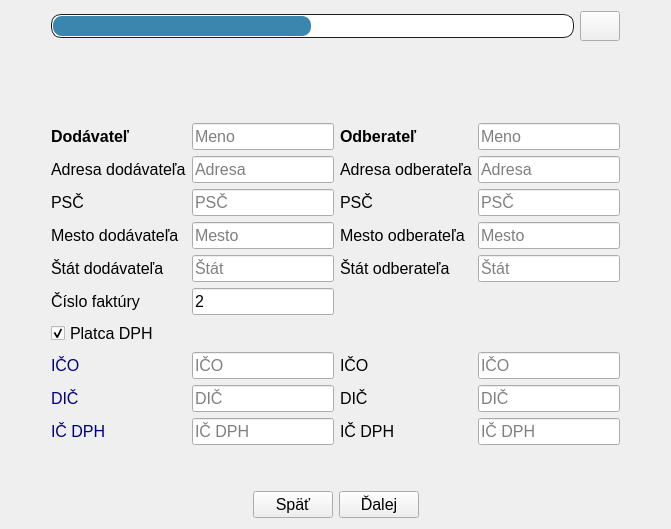
     <widget class="QWidget" name="page2">
      <layout class="QGridLayout" name="gridLayout_5">
       <item row="0" column="5">
        <spacer name="horizontalSpacer_17">
         <property name="orientation">
          <enum>Qt::Horizontal</enum>
         </property>
         <property name="sizeHint" stdset="0">
          <size>
           <width>40</width>
           <height>20</height>
          </size>
         </property>
        </spacer>
       </item>
       <item row="0" column="1" colspan="4">
        <layout class="QGridLayout" name="gridLayout_4">
         <item row="7" column="1">
          <widget class="QLineEdit" name="lineEditStateD">
           <property name="font">
            <font>
             <pointsize>12</pointsize>
             <weight>50</weight>
             <bold>false</bold>
            </font>
           </property>
           <property name="placeholderText">
            <string>Štát</string>
           </property>
          </widget>
         </item>
         <item row="6" column="0">
          <widget class="QLabel" name="labelCityD">
           <property name="font">
            <font>
             <pointsize>12</pointsize>
             <weight>50</weight>
             <bold>false</bold>
            </font>
           </property>
           <property name="text">
            <string>Mesto dodávateľa</string>
           </property>
          </widget>
         </item>
         <item row="5" column="0">
          <widget class="QLabel" name="labelPSC_D">
           <property name="font">
            <font>
             <pointsize>12</pointsize>
             <weight>50</weight>
             <bold>false</bold>
            </font>
           </property>
           <property name="text">
            <string>PSČ</string>
           </property>
          </widget>
         </item>
         <item row="12" column="2">
          <widget class="QLabel" name="labelDIC_O">
           <property name="font">
            <font>
             <pointsize>12</pointsize>
             <weight>50</weight>
             <bold>false</bold>
            </font>
           </property>
           <property name="text">
            <string>DIČ</string>
           </property>
          </widget>
         </item>
         <item row="13" column="1">
          <widget class="QLineEdit" name="lineEditICDPH_D">
           <property name="font">
            <font>
             <pointsize>12</pointsize>
             <weight>50</weight>
             <bold>false</bold>
            </font>
           </property>
           <property name="placeholderText">
            <string>IČ DPH</string>
           </property>
          </widget>
         </item>
         <item row="9" column="0">
          <widget class="QCheckBox" name="checkBoxDPHPayer">
           <property name="enabled">
            <bool>true</bool>
           </property>
           <property name="font">
            <font>
             <pointsize>12</pointsize>
             <weight>50</weight>
             <bold>false</bold>
            </font>
           </property>
           <property name="text">
            <string>Platca DPH</string>
           </property>
           <property name="checked">
            <bool>true</bool>
           </property>
           <property name="tristate">
            <bool>false</bool>
           </property>
          </widget>
         </item>
         <item row="6" column="2">
          <widget class="QLabel" name="labelCityO">
           <property name="font">
            <font>
             <pointsize>12</pointsize>
             <weight>50</weight>
             <bold>false</bold>
            </font>
           </property>
           <property name="text">
            <string>Mesto odberateľa</string>
           </property>
          </widget>
         </item>
         <item row="2" column="2">
          <widget class="QLabel" name="label_3">
           <property name="sizePolicy">
            <sizepolicy hsizetype="Fixed" vsizetype="Fixed">
             <horstretch>0</horstretch>
             <verstretch>0</verstretch>
            </sizepolicy>
           </property>
           <property name="minimumSize">
            <size>
             <width>60</width>
             <height>70</height>
            </size>
           </property>
           <property name="styleSheet">
            <string notr="true">border-image: url(:/icon/Data/customer.png);</string>
           </property>
           <property name="text">
            <string/>
           </property>
          </widget>
         </item>
         <item row="4" column="0">
          <widget class="QLabel" name="labelAdressD">
           <property name="font">
            <font>
             <pointsize>12</pointsize>
             <weight>50</weight>
             <bold>false</bold>
            </font>
           </property>
           <property name="text">
            <string>Adresa dodávateľa</string>
           </property>
          </widget>
         </item>
         <item row="13" column="2">
          <widget class="QLabel" name="labelICDPH_O">
           <property name="font">
            <font>
             <pointsize>12</pointsize>
             <weight>50</weight>
             <bold>false</bold>
            </font>
           </property>
           <property name="text">
            <string>IČ DPH</string>
           </property>
          </widget>
         </item>
         <item row="11" column="0">
          <widget class="QLabel" name="labelICO_D">
           <property name="font">
            <font>
             <pointsize>12</pointsize>
             <weight>50</weight>
             <bold>false</bold>
            </font>
           </property>
           <property name="styleSheet">
            <string notr="true">color: rgb(0, 0, 127);</string>
           </property>
           <property name="text">
            <string>IČO</string>
           </property>
          </widget>
         </item>
         <item row="4" column="2">
          <widget class="QLabel" name="labelAdressO">
           <property name="font">
            <font>
             <pointsize>12</pointsize>
             <weight>50</weight>
             <bold>false</bold>
            </font>
           </property>
           <property name="text">
            <string>Adresa odberateľa</string>
           </property>
          </widget>
         </item>
         <item row="5" column="2">
          <widget class="QLabel" name="labelPSC_O">
           <property name="font">
            <font>
             <pointsize>12</pointsize>
             <weight>50</weight>
             <bold>false</bold>
            </font>
           </property>
           <property name="text">
            <string>PSČ</string>
           </property>
          </widget>
         </item>
         <item row="6" column="1">
          <widget class="QLineEdit" name="lineEditCityD">
           <property name="font">
            <font>
             <pointsize>12</pointsize>
             <weight>50</weight>
             <bold>false</bold>
            </font>
           </property>
           <property name="placeholderText">
            <string>Mesto</string>
           </property>
          </widget>
         </item>
         <item row="13" column="0">
          <widget class="QLabel" name="labelICDPH_D">
           <property name="font">
            <font>
             <pointsize>12</pointsize>
             <weight>50</weight>
             <bold>false</bold>
            </font>
           </property>
           <property name="styleSheet">
            <string notr="true">color: rgb(0, 0, 127);</string>
           </property>
           <property name="text">
            <string>IČ DPH</string>
           </property>
          </widget>
         </item>
         <item row="11" column="2">
          <widget class="QLabel" name="labelICO_O">
           <property name="font">
            <font>
             <pointsize>12</pointsize>
             <weight>50</weight>
             <bold>false</bold>
            </font>
           </property>
           <property name="text">
            <string>IČO</string>
           </property>
          </widget>
         </item>
         <item row="13" column="3">
          <widget class="QLineEdit" name="lineEditICDPH_O">
           <property name="font">
            <font>
             <pointsize>12</pointsize>
             <weight>50</weight>
             <bold>false</bold>
            </font>
           </property>
           <property name="placeholderText">
            <string>IČ DPH</string>
           </property>
          </widget>
         </item>
         <item row="5" column="3">
          <widget class="QLineEdit" name="lineEditPSC_O">
           <property name="font">
            <font>
             <pointsize>12</pointsize>
             <weight>50</weight>
             <bold>false</bold>
            </font>
           </property>
           <property name="placeholderText">
            <string>PSČ</string>
           </property>
          </widget>
         </item>
         <item row="3" column="1">
          <widget class="QLineEdit" name="lineEditNameD">
           <property name="font">
            <font>
             <pointsize>12</pointsize>
             <weight>50</weight>
             <bold>false</bold>
            </font>
           </property>
           <property name="text">
            <string/>
           </property>
           <property name="placeholderText">
            <string>Meno</string>
           </property>
          </widget>
         </item>
         <item row="7" column="0">
          <widget class="QLabel" name="labelStateD">
           <property name="font">
            <font>
             <pointsize>12</pointsize>
             <weight>50</weight>
             <bold>false</bold>
            </font>
           </property>
           <property name="text">
            <string>Štát dodávateľa</string>
           </property>
          </widget>
         </item>
         <item row="4" column="3">
          <widget class="QLineEdit" name="lineEditAdressO">
           <property name="font">
            <font>
             <pointsize>12</pointsize>
             <weight>50</weight>
             <bold>false</bold>
            </font>
           </property>
           <property name="placeholderText">
            <string>Adresa</string>
           </property>
          </widget>
         </item>
         <item row="11" column="1">
          <widget class="QLineEdit" name="lineEditICO_D">
           <property name="font">
            <font>
             <pointsize>12</pointsize>
             <weight>50</weight>
             <bold>false</bold>
            </font>
           </property>
           <property name="placeholderText">
            <string>IČO</string>
           </property>
          </widget>
         </item>
         <item row="4" column="1">
          <widget class="QLineEdit" name="lineEditAdressD">
           <property name="font">
            <font>
             <pointsize>12</pointsize>
             <weight>50</weight>
             <bold>false</bold>
            </font>
           </property>
           <property name="placeholderText">
            <string>Adresa</string>
           </property>
          </widget>
         </item>
         <item row="19" column="1">
          <spacer name="verticalSpacer">
           <property name="orientation">
            <enum>Qt::Vertical</enum>
           </property>
           <property name="sizeHint" stdset="0">
            <size>
             <width>20</width>
             <height>40</height>
            </size>
           </property>
          </spacer>
         </item>
         <item row="12" column="0">
          <widget class="QLabel" name="labelDIC_D">
           <property name="font">
            <font>
             <pointsize>12</pointsize>
             <weight>50</weight>
             <bold>false</bold>
            </font>
           </property>
           <property name="styleSheet">
            <string notr="true">color: rgb(0, 0, 127);</string>
           </property>
           <property name="text">
            <string>DIČ</string>
           </property>
          </widget>
         </item>
         <item row="3" column="2">
          <widget class="QLabel" name="labelNameO">
           <property name="font">
            <font>
             <pointsize>12</pointsize>
             <weight>75</weight>
             <bold>true</bold>
            </font>
           </property>
           <property name="text">
            <string>Odberateľ</string>
           </property>
          </widget>
         </item>
         <item row="5" column="1">
          <widget class="QLineEdit" name="lineEditPSC_D">
           <property name="font">
            <font>
             <pointsize>12</pointsize>
             <weight>50</weight>
             <bold>false</bold>
            </font>
           </property>
           <property name="placeholderText">
            <string>PSČ</string>
           </property>
          </widget>
         </item>
         <item row="11" column="3">
          <widget class="QLineEdit" name="lineEditICO_O">
           <property name="font">
            <font>
             <pointsize>12</pointsize>
             <weight>50</weight>
             <bold>false</bold>
            </font>
           </property>
           <property name="placeholderText">
            <string>IČO</string>
           </property>
          </widget>
         </item>
         <item row="8" column="0">
          <widget class="QLabel" name="labelNumberFacture">
           <property name="font">
            <font>
             <pointsize>12</pointsize>
             <weight>50</weight>
             <bold>false</bold>
            </font>
           </property>
           <property name="text">
            <string>Číslo faktúry</string>
           </property>
          </widget>
         </item>
         <item row="7" column="3">
          <widget class="QLineEdit" name="lineEditStateO">
           <property name="font">
            <font>
             <pointsize>12</pointsize>
             <weight>50</weight>
             <bold>false</bold>
            </font>
           </property>
           <property name="placeholderText">
            <string>Štát</string>
           </property>
          </widget>
         </item>
         <item row="8" column="1">
          <widget class="QLineEdit" name="lineEditNumberFacture">
           <property name="font">
            <font>
             <pointsize>12</pointsize>
             <weight>50</weight>
             <bold>false</bold>
            </font>
           </property>
           <property name="text">
            <string>2</string>
           </property>
           <property name="placeholderText">
            <string>Číslo faktúry</string>
           </property>
          </widget>
         </item>
         <item row="3" column="0">
          <widget class="QLabel" name="labelNameD">
           <property name="font">
            <font>
             <pointsize>12</pointsize>
             <weight>75</weight>
             <bold>true</bold>
            </font>
           </property>
           <property name="text">
            <string>Dodávateľ</string>
           </property>
          </widget>
         </item>
         <item row="12" column="1">
          <widget class="QLineEdit" name="lineEditDIC_D">
           <property name="font">
            <font>
             <pointsize>12</pointsize>
             <weight>50</weight>
             <bold>false</bold>
            </font>
           </property>
           <property name="placeholderText">
            <string>DIČ</string>
           </property>
          </widget>
         </item>
         <item row="3" column="3">
          <widget class="QLineEdit" name="lineEditNameO">
           <property name="font">
            <font>
             <pointsize>12</pointsize>
             <weight>50</weight>
             <bold>false</bold>
            </font>
           </property>
           <property name="text">
            <string/>
           </property>
           <property name="placeholderText">
            <string>Meno</string>
           </property>
          </widget>
         </item>
         <item row="12" column="3">
          <widget class="QLineEdit" name="lineEditDIC_O">
           <property name="font">
            <font>
             <pointsize>12</pointsize>
             <weight>50</weight>
             <bold>false</bold>
            </font>
           </property>
           <property name="placeholderText">
            <string>DIČ</string>
           </property>
          </widget>
         </item>
         <item row="2" column="0">
          <widget class="QLabel" name="label_2">
           <property name="sizePolicy">
            <sizepolicy hsizetype="Fixed" vsizetype="Fixed">
             <horstretch>0</horstretch>
             <verstretch>0</verstretch>
            </sizepolicy>
           </property>
           <property name="minimumSize">
            <size>
             <width>60</width>
             <height>70</height>
            </size>
           </property>
           <property name="styleSheet">
            <string notr="true">border-image: url(:/icon/Data/supplier.png);</string>
           </property>
           <property name="text">
            <string/>
           </property>
          </widget>
         </item>
         <item row="7" column="2">
          <widget class="QLabel" name="labelStateO">
           <property name="font">
            <font>
             <pointsize>12</pointsize>
             <weight>50</weight>
             <bold>false</bold>
            </font>
           </property>
           <property name="text">
            <string>Štát odberateľa</string>
           </property>
          </widget>
         </item>
         <item row="6" column="3">
          <widget class="QLineEdit" name="lineEditCityO">
           <property name="font">
            <font>
             <pointsize>12</pointsize>
             <weight>50</weight>
             <bold>false</bold>
            </font>
           </property>
           <property name="placeholderText">
            <string>Mesto</string>
           </property>
          </widget>
         </item>
         <item row="1" column="0" colspan="4">
          <layout class="QGridLayout" name="gridProgress2">
           <item row="0" column="0">
            <widget class="QProgressBar" name="progressBar_2">
             <property name="styleSheet">
              <string notr="true">QProgressBar
{
	border: 1px solid #1d1d1d;
    text-align: center;
	border-radius: 10px;
	color: #fff;
	font-weight: bold;

}


QProgressBar::chunk
{
    background-color: #3b86ae;
	border-radius: 9px;
    margin: 0.5px;

}</string>
             </property>
             <property name="value">
              <number>50</number>
             </property>
             <property name="textVisible">
              <bool>false</bool>
             </property>
            </widget>
           </item>
           <item row="0" column="1">
            <widget class="QPushButton" name="buttonX2">
             <property name="minimumSize">
              <size>
               <width>30</width>
               <height>30</height>
              </size>
             </property>
             <property name="styleSheet">
              <string notr="true">border-image: url(:/icon/Data/erase.png);</string>
             </property>
             <property name="text">
              <string/>
             </property>
            </widget>
           </item>
          </layout>
         </item>
        </layout>
       </item>
       <item row="1" column="2">
        <widget class="QPushButton" name="buttonBackTo1">
         <property name="font">
          <font>
           <pointsize>12</pointsize>
          </font>
         </property>
         <property name="text">
          <string>Späť</string>
         </property>
        </widget>
       </item>
       <item row="0" column="0">
        <spacer name="horizontalSpacer_18">
         <property name="orientation">
          <enum>Qt::Horizontal</enum>
         </property>
         <property name="sizeHint" stdset="0">
          <size>
           <width>40</width>
           <height>20</height>
          </size>
         </property>
        </spacer>
       </item>
       <item row="1" column="3">
        <widget class="QPushButton" name="buttonNext3">
         <property name="font">
          <font>
           <pointsize>12</pointsize>
          </font>
         </property>
         <property name="text">
          <string>Ďalej</string>
         </property>
        </widget>
       </item>
       <item row="1" column="4">
        <spacer name="horizontalSpacer_3">
         <property name="orientation">
          <enum>Qt::Horizontal</enum>
         </property>
         <property name="sizeHint" stdset="0">
          <size>
           <width>40</width>
           <height>20</height>
          </size>
         </property>
        </spacer>
       </item>
       <item row="1" column="1">
        <spacer name="horizontalSpacer">
         <property name="orientation">
          <enum>Qt::Horizontal</enum>
         </property>
         <property name="sizeHint" stdset="0">
          <size>
           <width>40</width>
           <height>20</height>
          </size>
         </property>
        </spacer>
       </item>
      </layout>
     </widget>
